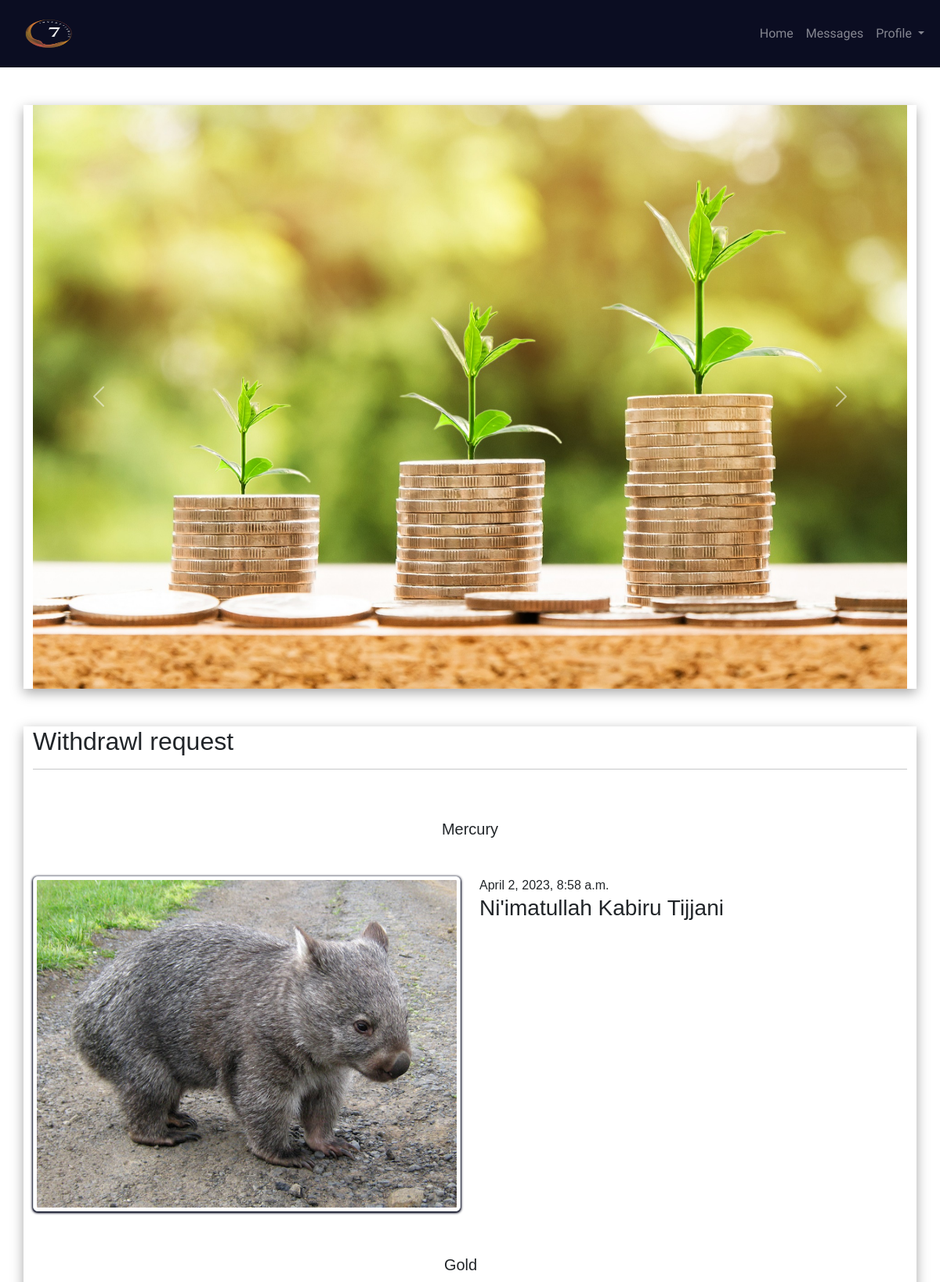
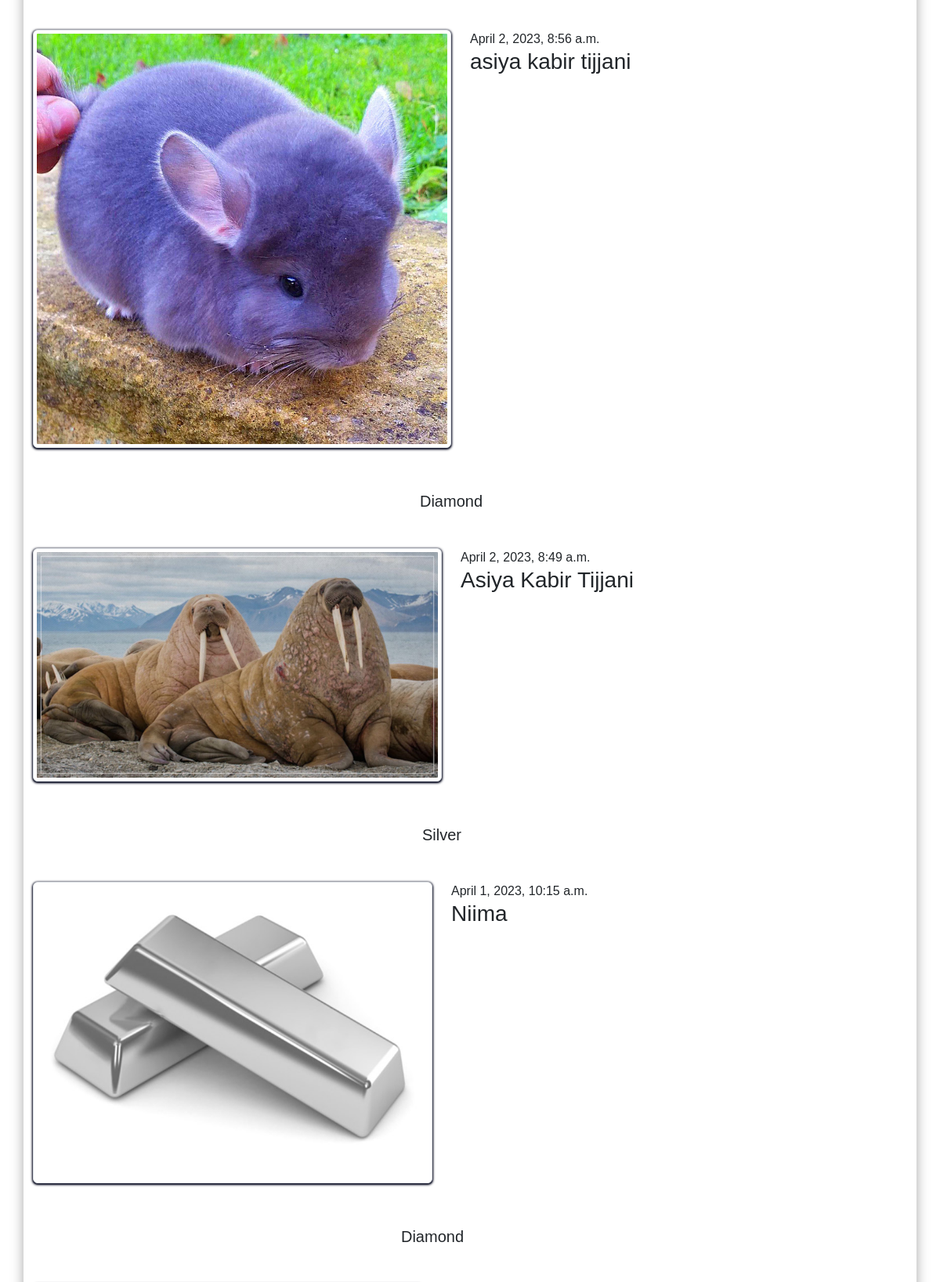
Page /adm2/ (signed in, upper part) on the committed database (2 pictures, top to bottom).
### invest/models.py (models this page shows, shortened)
class Buy(models.Model):
    asset = models.CharField(max_length=50, choices=asset)
    name = models.CharField(max_length=50, verbose_name="Full name")
    image = models.ImageField(upload_to="Asset Receipt", verbose_name="payment prove")
    date = models.DateTimeField(auto_now_add=True)

### invest/views.py (the view)
# urls.py: path('adm2/', views.adm2, name="adm2"),
@login_required
def adm2(request):
    form = Buy.objects.all()
    context = {
        'form':form
    }
    return render(request, "pages/adm2.html", context)

### templates/pages/adm2.html (shortened to what this page needs)
{% extends 'partial/base.html' %}
{% load crispy_forms_tags %}
{% block content %}
<div class="container mt-5">
    <h2>Withdrawl request</h2>
    <hr>
    {% for x in form reversed %}
    <div class="row mt-2">
        <h1 class="lead text-center mb-5 mt-5">{{x.asset}}</h1>
        <div class="col-lg-6 col-sm-12">
            <img src="{{x.image.url}}" alt="" class="img-thumbnail image-asset">
        </div>
        <div class="col-lg-6 col-sm-12">
            <article>
                {{x.date}} <br>
                <h3>{{x.name}}</h3>
            </article>
        </div>
    {% endfor %}
</div>
{% endblock %}

### templates/partial/base.html (shortened to what this page needs)
{% load static %}
<!doctype html>
<html lang="en">
  <head>
    <link rel="stylesheet" href="https://cdnjs.cloudflare.com/ajax/libs/font-awesome/6.4.0/css/all.min.css" />
    <link rel="stylesheet" href="https://cdnjs.cloudflare.com/ajax/libs/font-awesome/6.4.0/css/fontawesome.min.css" />
    <link rel="stylesheet" href="https://cdnjs.cloudflare.com/ajax/libs/font-awesome/6.3.0/css/all.min.css" />
    <link rel="stylesheet" href="{% static 'body.css' %}">
    <link rel="stylesheet" href="https://stackpath.bootstrapcdn.com/bootstrap/4.1.3/css/bootstrap.min.css">
    <link href="https://cdn.jsdelivr.net/npm/bootstrap@5.3.0-alpha1/dist/css/bootstrap.min.css" rel="stylesheet">
  </head>
  <body class="body">
    {% if user.is_authenticated and user.is_superuser and user.is_staff %}
   <nav class="navbar navbar-expand-lg navbar-dark ">
        <div class="container-fluid">
      <a class="navbar-brand" href="{% url 'home'%}"> <img src="/static/images/logo.png" width="100" height="60" alt=""> </a>
      <div class="collapse navbar-collapse" id="navbarSupportedContent">
        <ul class="navbar-nav ms-auto mb-2 mb-lg-0">
          <li class="nav-item">
            <a class="nav-link" aria-current="page" href="{% url 'home'%}">Home</a>
          </li>
          <li class="nav-item">
            <a class="nav-link" href="{% url 'msm'%}">Messages</a>
          </li>
          <li class="nav-item dropdown">
            <a class="nav-link dropdown-toggle" href="#" role="button" data-bs-toggle="dropdown" aria-expanded="false">
              Profile
            </a>
          </li>
        </ul>
      </div>
    </div>
  </nav>
  <div class="container mt-5">
    <div id="carouselExampleControls" class="carousel slide" data-bs-ride="carousel">
      <div class="carousel-inner">
        <div class="carousel-item active">
          <img src="/static/images/1.jpg" class="d-block w-100" alt="...">
        </div>
      </div>
      <button class="carousel-control-prev" type="button" data-bs-target="#carouselExampleControls" data-bs-slide="prev">
        <span class="carousel-control-prev-icon" aria-hidden="true"></span>
      </button>
      <button class="carousel-control-next" type="button" data-bs-target="#carouselExampleControls" data-bs-slide="next">
        <span class="carousel-control-next-icon" aria-hidden="true"></span>
      </button>
    </div>
  </div>
   {% endif %}
   {% block content %}
   {% endblock content %}
  </body>
</html>

### static/body.css (style rules this page uses)
.body { background-color: #fff; font-family: 'Alegreya Sans', sans-serif; }
.container { box-shadow: rgba(0, 0, 0, 0.35) 0px 5px 15px; }
.navbar { background-color: #0B0D22 ; color:#fff; font-family: 'Mitr', sans-serif; }
.navbar a { color:#fff; }
.image-asset { box-shadow: #0B0D22 0px 1px 2px 0px,#0B0D22 0px 1px 3px 1px; border-radius: 2rem; }

### rows in the picture
Buy: asset "Mercury", image (picture), date "April 2, 2023, 8:58 a.m.", name "Ni'imatullah Kabiru Tijjani"
Buy: asset "Gold", image (picture), date "April 2, 2023, 8:56 a.m.", name "asiya kabir tijjani"
Buy: asset "Diamond", image (picture), date "April 2, 2023, 8:49 a.m.", name "Asiya Kabir Tijjani"
Buy: asset "Silver", image (picture), date "April 1, 2023, 10:15 a.m.", name "Niima"
Buy: asset "Diamond"
